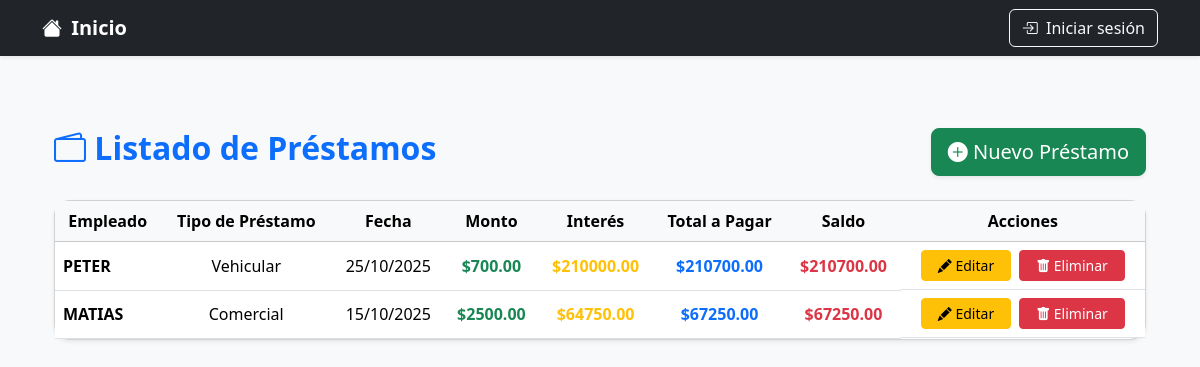
The page /prestamos/ on the database its author committed.
### prestamos/models.py (models this page shows, shortened)
class Prestamo(models.Model):
    empleado = models.ForeignKey(Empleado, on_delete=models.CASCADE)
    tipo_prestamo = models.ForeignKey(TipoPrestamo, on_delete=models.CASCADE)
    fecha_prestamo = models.DateField()
    monto = models.DecimalField(max_digits=10, decimal_places=2)
    interes = models.DecimalField(max_digits=10, decimal_places=2)
    monto_pagar = models.DecimalField(max_digits=10, decimal_places=2)
    numero_cuotas = models.PositiveIntegerField(default=1)
    cuota_mensual = models.DecimalField(max_digits=10, decimal_places=2, editable=False)
    saldo = models.DecimalField(max_digits=10, decimal_places=2, editable=False)

class TipoPrestamo(models.Model):
    descripcion = models.CharField(max_length=100)
    tasa = models.IntegerField(default=0)

### nomina_app/models.py (models this page shows, shortened)
class Empleado(models.Model):
    cedula = models.CharField(max_length=10, unique=True)
    nombre = models.CharField(max_length=100)
    apellido = models.CharField(max_length=100)
    sueldo = models.DecimalField(max_digits=10, decimal_places=2)
    departamento = models.CharField(max_length=100)
    cargo = models.CharField(max_length=100)
    fecha_contratacion = models.DateField()

### prestamos/views.py (the view)
# urls.py: path('', views.prestamos_list, name='prestamos_list'),
def prestamos_list(request):
    prestamos = Prestamo.objects.all().order_by('-fecha_prestamo')
    return render(request, 'prestamos/prestamos_list.html', {'prestamos': prestamos})

### templates/prestamos/prestamos_list.html (shortened to what this page needs)
{% extends 'base.html' %}
{% block content %}
<div class="container py-5">
    <div class="d-flex justify-content-between align-items-center mb-4">
        <h2 class="fw-bold text-primary">
            <i class="bi bi-wallet2"></i> Listado de Préstamos
        </h2>
        <a href="{% url 'prestamos:crear_prestamo' %}" class="btn btn-success btn-lg shadow-sm">
            <i class="bi bi-plus-circle-fill"></i> Nuevo Préstamo
        </a>
    </div>
    <div class="card shadow-sm rounded-4">
        <div class="card-body p-0">
            <div class="table-responsive">
                <table class="table table-hover align-middle mb-0">
                    <thead class="table-light text-center">
                        <tr>
                            <th>Empleado</th>
                            <th>Tipo de Préstamo</th>
                            <th>Fecha</th>
                            <th>Monto</th>
                            <th>Interés</th>
                            <th>Total a Pagar</th>
                            <th>Saldo</th>
                            <th>Acciones</th>
                        </tr>
                    </thead>
                    <tbody>
                        {% for p in prestamos %}
                        <tr class="text-center">
                            <td class="text-start fw-semibold">{{ p.empleado.nombre }}</td>
                            <td>{{ p.tipo_prestamo.descripcion }}</td>
                            <td>{{ p.fecha_prestamo|date:"d/m/Y" }}</td>
                            <td class="text-success fw-bold">${{ p.monto }}</td>
                            <td class="text-warning fw-bold">${{ p.interes }}</td>
                            <td class="fw-bold text-primary">${{ p.monto_pagar }}</td>
                            <td class="fw-bold text-danger">${{ p.saldo }}</td>
                            <td class="d-flex justify-content-center gap-2 flex-wrap">
                                <a href="{% url 'prestamos:editar_prestamo' p.id %}"
                                    class="btn btn-warning btn-sm px-3">
                                    <i class="bi bi-pencil-fill"></i> Editar
                                </a>
                                <a href="{% url 'prestamos:eliminar_prestamo' p.id %}"
                                    class="btn btn-danger btn-sm px-3">
                                    <i class="bi bi-trash-fill"></i> Eliminar
                                </a>
                            </td>
                        </tr>
                        {% empty %}
                        <tr>
                            <td colspan="8" class="text-center text-muted py-4">
                                <i class="bi bi-info-circle"></i> No hay préstamos registrados.
                            </td>
                        </tr>
                        {% endfor %}
                    </tbody>
                </table>
            </div>
        </div>
    </div>
</div>
{% endblock %}

### templates/base.html (style rules this page uses)
body { background-color: #f8f9fa; }
.card { border-radius: 1rem; }
.table th, .table td { vertical-align: middle; }
.btn-lg { min-width: 140px; }

### rows shown on the page
Prestamo: empleado.nombre "PETER", tipo_prestamo.descripcion "Vehicular", fecha_prestamo "25/10/2025", monto "700.00", interes "210000.00", monto_pagar "210700.00", saldo "210700.00"
Prestamo: empleado.nombre "MATIAS", tipo_prestamo.descripcion "Comercial", fecha_prestamo "15/10/2025", monto "2500.00", interes "64750.00", monto_pagar "67250.00", saldo "67250.00"
